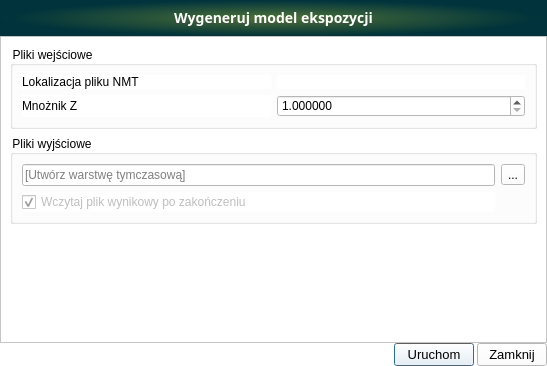
<?xml version="1.0" encoding="UTF-8"?>
<ui version="4.0">
 <class>gen_aspect</class>
 <widget class="QDialog" name="gen_aspect">
  <property name="enabled">
   <bool>true</bool>
  </property>
  <property name="geometry">
   <rect>
    <x>0</x>
    <y>0</y>
    <width>547</width>
    <height>366</height>
   </rect>
  </property>
  <property name="sizePolicy">
   <sizepolicy hsizetype="Expanding" vsizetype="Expanding">
    <horstretch>0</horstretch>
    <verstretch>0</verstretch>
   </sizepolicy>
  </property>
  <property name="minimumSize">
   <size>
    <width>0</width>
    <height>0</height>
   </size>
  </property>
  <property name="font">
   <font>
    <family>Segoe UI</family>
    <pointsize>10</pointsize>
    <weight>50</weight>
    <italic>false</italic>
    <bold>false</bold>
   </font>
  </property>
  <property name="contextMenuPolicy">
   <enum>Qt::NoContextMenu</enum>
  </property>
  <property name="windowTitle">
   <string>Analizy NMT - Wygeneruj model ekspozycji</string>
  </property>
  <property name="windowIcon">
   <iconset>
    <normaloff>../../images/icon.png</normaloff>../../images/icon.png</iconset>
  </property>
  <property name="styleSheet">
   <string notr="true">QComboBox {
	color: rgb(0,0,0);
}
* {
	background-color: rgb(255, 255, 255);
    font: 10pt &quot;Segoe UI&quot;; 
}

</string>
  </property>
  <layout class="QGridLayout" name="gridLayout">
   <property name="leftMargin">
    <number>0</number>
   </property>
   <property name="topMargin">
    <number>0</number>
   </property>
   <property name="rightMargin">
    <number>0</number>
   </property>
   <property name="bottomMargin">
    <number>0</number>
   </property>
   <property name="spacing">
    <number>0</number>
   </property>
   <item row="0" column="0" colspan="6">
    <widget class="QFrame" name="frame_3">
     <property name="minimumSize">
      <size>
       <width>200</width>
       <height>36</height>
      </size>
     </property>
     <property name="maximumSize">
      <size>
       <width>16777215</width>
       <height>36</height>
      </size>
     </property>
     <property name="accessibleName">
      <string notr="true"/>
     </property>
     <property name="styleSheet">
      <string notr="true">background-color:qradialgradient(spread:pad, cx:0.5, cy:0.5, radius:0.5, fx:0.5, fy:0.5, stop:0 rgba(78, 113, 55, 255), stop:1 rgba(0, 51, 59, 255))</string>
     </property>
     <property name="frameShape">
      <enum>QFrame::NoFrame</enum>
     </property>
     <property name="frameShadow">
      <enum>QFrame::Plain</enum>
     </property>
     <property name="lineWidth">
      <number>0</number>
     </property>
     <layout class="QVBoxLayout" name="verticalLayout">
      <property name="spacing">
       <number>0</number>
      </property>
      <property name="topMargin">
       <number>0</number>
      </property>
      <item>
       <widget class="QLabel" name="title_label_3">
        <property name="minimumSize">
         <size>
          <width>0</width>
          <height>36</height>
         </size>
        </property>
        <property name="font">
         <font>
          <family>Samsung Sans</family>
          <pointsize>-1</pointsize>
          <weight>75</weight>
          <italic>false</italic>
          <bold>true</bold>
         </font>
        </property>
        <property name="styleSheet">
         <string notr="true">color : white;	font-weight: bold;font-family: &quot;Samsung Sans&quot;;font-size: 14px;</string>
        </property>
        <property name="lineWidth">
         <number>0</number>
        </property>
        <property name="text">
         <string>Wygeneruj model ekspozycji</string>
        </property>
        <property name="alignment">
         <set>Qt::AlignCenter</set>
        </property>
       </widget>
      </item>
     </layout>
    </widget>
   </item>
   <item row="1" column="0" colspan="6">
    <widget class="QFrame" name="frame_2">
     <property name="frameShape">
      <enum>QFrame::StyledPanel</enum>
     </property>
     <property name="frameShadow">
      <enum>QFrame::Raised</enum>
     </property>
     <layout class="QGridLayout" name="gridLayout_2">
      <item row="5" column="0">
       <widget class="QGroupBox" name="groupBox_3">
        <property name="title">
         <string>Pliki wyjściowe</string>
        </property>
        <layout class="QGridLayout" name="gridLayout_5">
         <item row="0" column="1">
          <layout class="QHBoxLayout" name="horizontalLayout">
           <item>
            <widget class="QToolButton" name="output_layer_btn">
             <property name="text">
              <string>...</string>
             </property>
            </widget>
           </item>
          </layout>
         </item>
         <item row="1" column="0">
          <widget class="QCheckBox" name="add_to_project_cbbx">
           <property name="enabled">
            <bool>false</bool>
           </property>
           <property name="text">
            <string>Wczytaj plik wynikowy po zakończeniu</string>
           </property>
           <property name="checked">
            <bool>true</bool>
           </property>
          </widget>
         </item>
         <item row="0" column="0">
          <widget class="QLineEdit" name="wyjscie">
           <property name="placeholderText">
            <string>[Utwórz warstwę tymczasową]</string>
           </property>
          </widget>
         </item>
        </layout>
       </widget>
      </item>
      <item row="0" column="0">
       <widget class="QGroupBox" name="groupBox">
        <property name="title">
         <string>Pliki wejściowe</string>
        </property>
        <layout class="QGridLayout" name="gridLayout_4">
         <item row="4" column="0">
          <widget class="QLabel" name="label_4">
           <property name="text">
            <string>Mnożnik Z</string>
           </property>
          </widget>
         </item>
         <item row="4" column="1">
          <widget class="QDoubleSpinBox" name="zindex_spinbox">
           <property name="decimals">
            <number>6</number>
           </property>
           <property name="minimum">
            <double>1.000000000000000</double>
           </property>
           <property name="maximum">
            <double>9999999.990000000223517</double>
           </property>
           <property name="value">
            <double>1.000000000000000</double>
           </property>
          </widget>
         </item>
         <item row="1" column="0">
          <widget class="QLabel" name="label_2">
           <property name="text">
            <string>Lokalizacja pliku NMT</string>
           </property>
          </widget>
         </item>
         <item row="1" column="1">
          <widget class="QgsFileWidget" name="wejscie">
           <property name="dialogTitle">
            <string/>
           </property>
           <property name="filter">
            <string>*.asc;*.tif; *.xyz</string>
           </property>
          </widget>
         </item>
        </layout>
       </widget>
      </item>
      <item row="7" column="0">
       <spacer name="verticalSpacer">
        <property name="orientation">
         <enum>Qt::Vertical</enum>
        </property>
        <property name="sizeHint" stdset="0">
         <size>
          <width>20</width>
          <height>40</height>
         </size>
        </property>
       </spacer>
      </item>
     </layout>
    </widget>
   </item>
   <item row="2" column="3">
    <widget class="QPushButton" name="pushButton_zapisz">
     <property name="minimumSize">
      <size>
       <width>80</width>
       <height>0</height>
      </size>
     </property>
     <property name="text">
      <string>Uruchom</string>
     </property>
    </widget>
   </item>
   <item row="2" column="5">
    <widget class="QPushButton" name="pushButton_anuluj">
     <property name="minimumSize">
      <size>
       <width>70</width>
       <height>0</height>
      </size>
     </property>
     <property name="text">
      <string>Zamknij</string>
     </property>
    </widget>
   </item>
   <item row="2" column="1">
    <spacer name="horizontalSpacer">
     <property name="orientation">
      <enum>Qt::Horizontal</enum>
     </property>
     <property name="sizeHint" stdset="0">
      <size>
       <width>436</width>
       <height>20</height>
      </size>
     </property>
    </spacer>
   </item>
   <item row="2" column="4">
    <spacer name="horizontalSpacer_2">
     <property name="orientation">
      <enum>Qt::Horizontal</enum>
     </property>
     <property name="sizeHint" stdset="0">
      <size>
       <width>44</width>
       <height>20</height>
      </size>
     </property>
    </spacer>
   </item>
  </layout>
 </widget>
 <customwidgets>
  <customwidget>
   <class>QgsFileWidget</class>
   <extends>QWidget</extends>
   <header>qgsfilewidget.h</header>
  </customwidget>
 </customwidgets>
 <resources/>
 <connections>
  <connection>
   <sender>pushButton_anuluj</sender>
   <signal>clicked()</signal>
   <receiver>gen_aspect</receiver>
   <slot>reject()</slot>
   <hints>
    <hint type="sourcelabel">
     <x>694</x>
     <y>627</y>
    </hint>
    <hint type="destinationlabel">
     <x>368</x>
     <y>322</y>
    </hint>
   </hints>
  </connection>
 </connections>
</ui>
